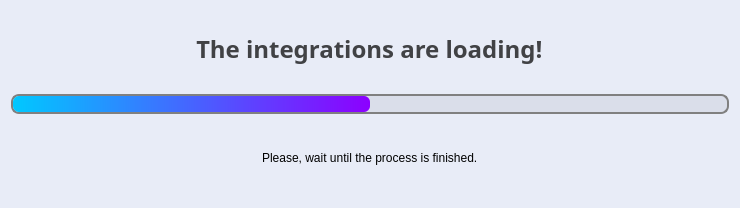
<?xml version="1.0" encoding="UTF-8"?>
<ui version="4.0">
 <class>Form</class>
 <widget class="QWidget" name="Form">
  <property name="geometry">
   <rect>
    <x>0</x>
    <y>0</y>
    <width>740</width>
    <height>208</height>
   </rect>
  </property>
  <property name="windowTitle">
   <string>Form</string>
  </property>
  <property name="styleSheet">
   <string notr="true">background-color: rgb(232, 236, 247);
border-radius: 20px;</string>
  </property>
  <layout class="QVBoxLayout" name="verticalLayout">
   <item alignment="Qt::AlignHCenter|Qt::AlignVCenter">
    <widget class="QLabel" name="label">
     <property name="font">
      <font>
       <family>Super Mario 256</family>
       <pointsize>18</pointsize>
       <bold>true</bold>
      </font>
     </property>
     <property name="styleSheet">
      <string notr="true">color: qlineargradient(spread:pad, x1:1, y1:0.5, x2:0, y2:0.5, stop:0 rgba(0, 0, 0, 184), stop:1 rgba(255, 255, 255, 0));</string>
     </property>
     <property name="text">
      <string>The integrations are loading!</string>
     </property>
    </widget>
   </item>
   <item>
    <widget class="QProgressBar" name="progressBar">
     <property name="maximumSize">
      <size>
       <width>16777215</width>
       <height>20</height>
      </size>
     </property>
     <property name="styleSheet">
      <string notr="true">QProgressBar {
                border: 2px solid grey;
                border-radius: 8px;
                background: rgba(56, 60, 72, 20);
            }

            QProgressBar::chunk {
                background: qlineargradient(x1:0, y1:0, x2:1, y2:0, stop:0 rgb(0, 200, 255), stop:1 rgb(140, 0, 255));
                border-radius: 6px;
            }</string>
     </property>
     <property name="value">
      <number>50</number>
     </property>
     <property name="format">
      <string/>
     </property>
    </widget>
   </item>
   <item alignment="Qt::AlignHCenter|Qt::AlignVCenter">
    <widget class="QLabel" name="label_2">
     <property name="font">
      <font>
       <family>Yu Gothic UI</family>
       <pointsize>9</pointsize>
      </font>
     </property>
     <property name="text">
      <string>Please, wait until the process is finished.</string>
     </property>
    </widget>
   </item>
  </layout>
 </widget>
 <resources/>
 <connections/>
</ui>
